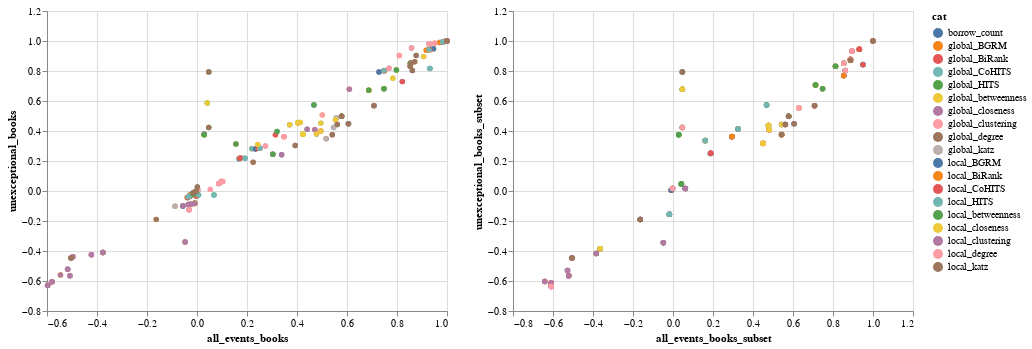

Notebook source saved alongside this figure:
### Code cell
df_type = 'all_events_books'
df_type2 = 'unexceptional_books'
melted_all_events_books = get_melted_corr(
    all_events_books, all_events, False, df_type)
melted_unex_events_books = get_melted_corr(
    unexceptional_books, unexceptional_events, False, df_type2)

df_type_subset = 'all_events_books_subset'
df_type_subset2 = 'unexceptional_books_subset'
melted_all_events_books_subset = get_melted_corr(
    all_events_books.loc[all_events_books.component == 0], all_events, False, df_type_subset)
melted_unex_events_books_subset = get_melted_corr(
    unexceptional_books.loc[unexceptional_books.component == 0], unexceptional_events, False, df_type_subset2)

chart = compare_corr_chart(melted_all_events_books, melted_unex_events_books, df_type, df_type2)
chart1 = compare_corr_chart(melted_all_events_books_subset,
                           melted_unex_events_books_subset, df_type_subset, df_type_subset2)
alt.hconcat(*[chart, chart1])

### Figure 1 — Vega-Lite specification as saved in the notebook (floating-point values rounded to 4 significant figures; data arrays with more than 128 entries replaced by an {"elided": "..."} marker saying what was removed)
{"config": {"view": {"continuousWidth": 400, "continuousHeight": 300}}, "hconcat": [{"data": {"name": "data-0d0f02a0778e00e49ac2968bd6d4f8f0"}, "mark": "circle", "encoding": {"color": {"type": "nominal", "field": "cat"}, "opacity": {"condition": {"value": 1, "selection": "selector003"}, "value": 0.1}, "tooltip": [{"type": "nominal", "field": "updated_variable"}, {"type": "nominal", "field": "cat"}, {"type": "nominal", "field": "variable"}, {"type": "quantitative", "field": "unexceptional_books"}, {"type": "quantitative", "field": "all_events_books"}], "x": {"type": "quantitative", "field": "all_events_books"}, "y": {"type": "quantitative", "field": "unexceptional_books"}}, "selection": {"selector003": {"type": "multi", "fields": ["cat"], "bind": "legend"}}}, {"data": {"name": "data-8c53c806e1a603d9ab3ad7fbad76fa9a"}, "mark": "circle", "encoding": {"color": {"type": "nominal", "field": "cat"}, "opacity": {"condition": {"value": 1, "selection": "selector004"}, "value": 0.1}, "tooltip": [{"type": "nominal", "field": "updated_variable"}, {"type": "nominal", "field": "cat"}, {"type": "nominal", "field": "variable"}, {"type": "quantitative", "field": "unexceptional_books_subset"}, {"type": "quantitative", "field": "all_events_books_subset"}], "x": {"type": "quantitative", "field": "all_events_books_subset"}, "y": {"type": "quantitative", "field": "unexceptional_books_subset"}}, "selection": {"selector004": {"type": "multi", "fields": ["cat"], "bind": "legend"}}}], "$schema": "https://vega.github.io/schema/vega-lite/v4.8.1.json", "datasets": {"data-0d0f02a0778e00e49ac2968bd6d4f8f0": {"elided": "361 records"}, "data-8c53c806e1a603d9ab3ad7fbad76fa9a": {"elided": "361 records"}}}
